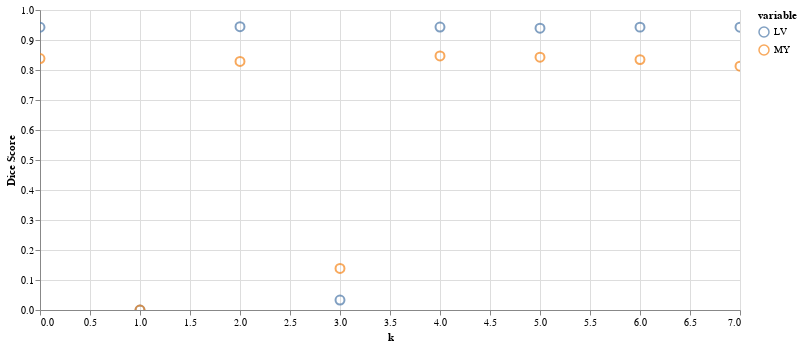

Write notebook code for a chart like this one.
### Code cell
results = eval_dihedral_series(img(), trueMask(), trainedModel, components=['bg','LV','MY'])
plot_eval_series(results, chart_type="point")

### Figure 1 — Vega-Lite specification as saved in the notebook (floating-point values rounded to 4 significant figures)
{"config": {"view": {"continuousWidth": 400, "continuousHeight": 300}}, "data": {"name": "data-35905c7af19ea4a091f3f56ef379e0ea"}, "mark": {"type": "point", "size": 80}, "encoding": {"color": {"field": "variable", "type": "nominal"}, "tooltip": {"field": "Dice Score", "type": "quantitative"}, "x": {"field": "k", "type": "quantitative"}, "y": {"field": "Dice Score", "type": "quantitative"}}, "height": 300, "selection": {"selector006": {"type": "interval", "bind": "scales", "encodings": ["x", "y"]}}, "width": 700, "$schema": "https://vega.github.io/schema/vega-lite/v4.17.0.json", "datasets": {"data-35905c7af19ea4a091f3f56ef379e0ea": [{"k": 0, "variable": "LV", "Dice Score": 0.9425}, {"k": 1, "variable": "LV", "Dice Score": 0.0}, {"k": 2, "variable": "LV", "Dice Score": 0.9442}, {"k": 3, "variable": "LV", "Dice Score": 0.03316}, {"k": 4, "variable": "LV", "Dice Score": 0.943}, {"k": 5, "variable": "LV", "Dice Score": 0.9393}, {"k": 6, "variable": "LV", "Dice Score": 0.9429}, {"k": 7, "variable": "LV", "Dice Score": 0.9426}, {"k": 0, "variable": "MY", "Dice Score": 0.8381}, {"k": 1, "variable": "MY", "Dice Score": 0.0}, {"k": 2, "variable": "MY", "Dice Score": 0.8284}, {"k": 3, "variable": "MY", "Dice Score": 0.1386}, {"k": 4, "variable": "MY", "Dice Score": 0.8468}, {"k": 5, "variable": "MY", "Dice Score": 0.8426}, {"k": 6, "variable": "MY", "Dice Score": 0.8346}, {"k": 7, "variable": "MY", "Dice Score": 0.8128}]}}
